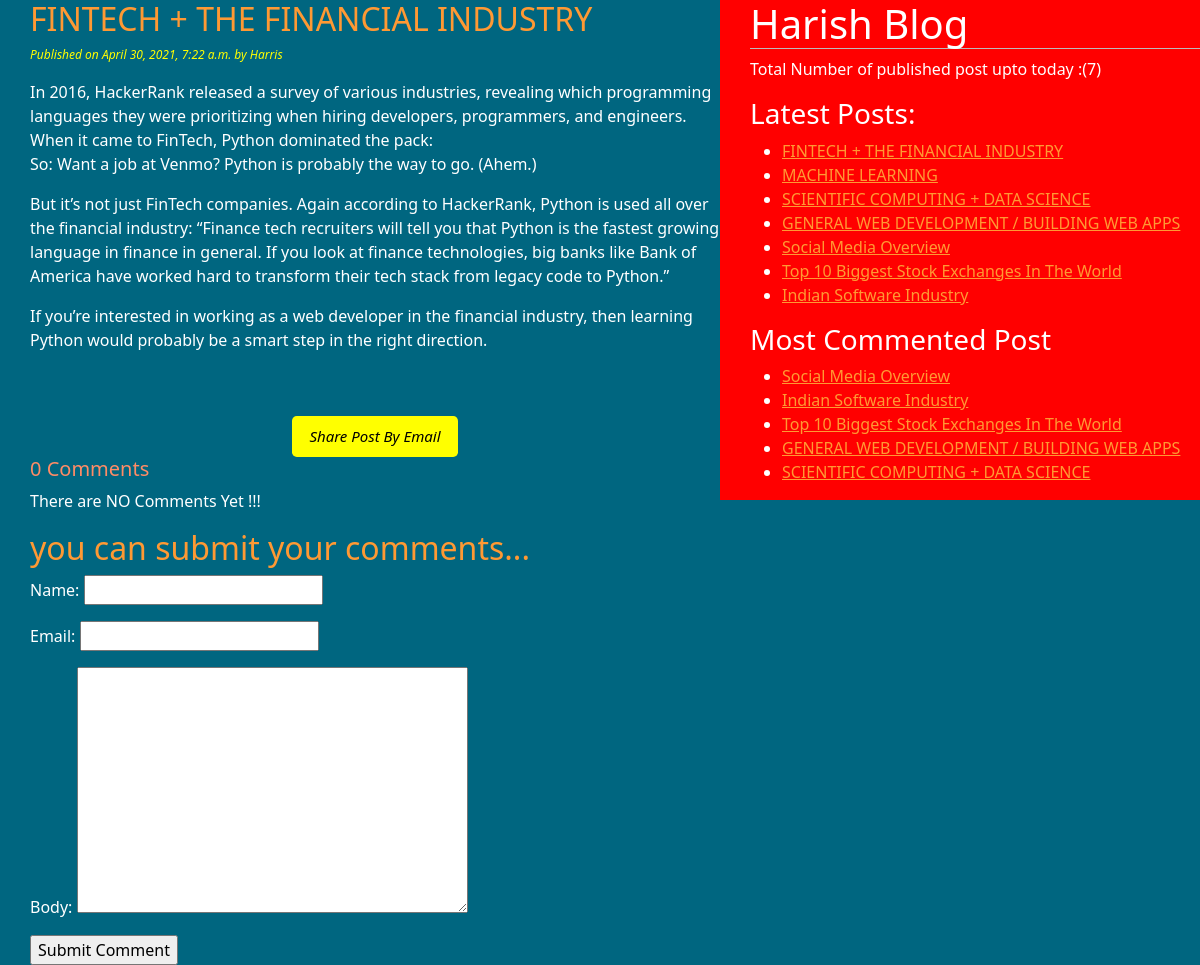
Page /30/04/2021/fintech-financial-industry/ on the committed database.
### blogapp/models.py (models this page shows, shortened)
class Post(models.Model):
    STATUS_CHOICES = (('draft','Draft'),('published','Published'))
    title = models.CharField(max_length = 250)
    slug = models.SlugField(max_length = 250,unique_for_date = 'publish')
    author = models.ForeignKey(User,related_name ='blog_posts',on_delete =models.CASCADE)
    body = models.TextField()
    publish = models.DateTimeField(default = timezone.now)
    created = models.DateTimeField(auto_now_add = True)
    updated = models.DateTimeField(auto_now = True)
    status = models.CharField(max_length = 10,choices = STATUS_CHOICES,default='draft')
    objects = CustomManager()
    tags = TaggableManager()
    class Meta:
        ordering = ('-publish',)
    def get_absolute_url(self):
        return reverse('post_detail',args=[self.publish.strftime('%d'),self.publish.strftime('%m'),self.publish.year,self.slug])

### blogapp/views.py (the view)
# urls.py: path('<int:day>/<int:month>/<int:year>/<slug:post>/',views.post_detail_view,name = 'post_detail'),
def post_detail_view(request,year,month,day,post):
    post = get_object_or_404(Post,slug=post,
                            status='published',
                            publish__year=year,
                            publish__month=month,
                            publish__day = day)
    comments=post.comments.filter(active=True)
    csubmit=False
    if request.method=='POST':
        form=CommentForm(request.POST)
        if form.is_valid():
            new_comment=form.save(commit=False)
            new_comment.post=post
            new_comment.save()
            csubmit=True
    else:
        form=CommentForm()
    return render(request,'testapp/post_detail.html',{'post':post,'form':form,'csubmit':csubmit,'comments':comments})

### blogapp/forms.py
class CommentForm(forms.ModelForm):
    class Meta:
        model = Comment
        fields = ('name','email','body')

### blogapp/models.py (called while the page is built)
    def get_queryset(self):
        return super().get_queryset().filter(status='published')

### blogapp/templatetags/blog_tags.py (called while the page is built)
@register.simple_tag(name= 'my_tag')
def total_posts():
    return Post.objects.count()

@register.inclusion_tag('testapp/latest_post123.html')
def show_latest_post(count=3): #default count value is 3
    latest_post = Post.objects.order_by('-publish')[:count]
    return {'latest_post':latest_post}

@register.simple_tag
def get_most_commented_posts(count=5):
    return Post.objects.annotate(total_comments=Count('comments')).order_by('-total_comments')[:count]

### templates/testapp/post_detail.html (shortened to what this page needs)
<!DOCTYPE html>
{%extends 'testapp/base.html'%}
  {%block content%}
     <h2>{{post.title}}</h2>
    <p id = 'date'> Published on {{post.publish}} by {{post.author|title}}</p>
    {{post.body|linebreaks}}<br><br>
    <div class="container" align = 'center'>
      <a href="/{{post.id}}/share" class="btn btn-lg btn- success" >Share Post By Email</a>
     </div>
       {% with comments.count as comments_count %}
       <h5>{{comments_count}} Comment{{comments_count|pluralize}}</h5>
       {% endwith%}
              {%if comments %}
              {%for comment in comments %}
              <p id='ch'> comment {{forloop.counter}} by {{comment.name}} on  {{comment.created}}</p>
               <div class="cb">{{comment.body|linebreaks}}</div>
      {%endfor%}
      <hr>
      {%else%}
        <p>There are NO Comments Yet !!!</p>
      {%endif%}
      {%if csubmit %}
       <h2>Your Comment Added Succefully</h2>
      {%else%}
      <h2>you can submit your comments...</h2>
     <form method="post">
        {{form.as_p}}
       <input type="submit" name="" value="Submit Comment">
     </form>
  {%endif%}
  {%endblock%}

### templates/testapp/base.html (shortened to what this page needs)
<!DOCTYPE html>
{%load blog_tags%}
{%load static%}
<html lang="en" dir="ltr">
  <head>
    <link href="https://cdn.jsdelivr.net/npm/bootstrap@5.0.0-beta3/dist/css/bootstrap.min.css" rel="stylesheet"
>
    <link rel="stylesheet" href="{% static "css/blog1.css" %}">
  </head>
  <body>
    <div class="content">
      {%block content%}{%endblock%}
   </div>
    <div class="sidebar">
        <h1>Harish Blog</h1>
        <p>Total Number of published post upto today :({%my_tag%})</p>
        <h3>Latest Posts:</h3>{%show_latest_post 100%}
        <h3>Most Commented Post</h3>
        {% get_most_commented_posts as most_commented_posts%}
        <ul>
          {%for post in most_commented_posts%}
          <li><a href="{{post.get_absolute_url}}"> {{post.title}}</a></li>
          {%endfor%}
        </ul>
      </div>
  </body>
</html>

### templates/testapp/latest_post123.html
<ul>
  {%for post in latest_post%}
  <li><a href="{{post.get_absolute_url}}"> {{post.title}}</a></li>
  {%endfor%}
</ul>

### static/css/blog1.css (style rules this page uses)
.content { float:left; width:60%; padding:0 0 0 30px; background: #006680; height: 100%; }
.sidebar { float:right; width:40%; padding:0 0 0 30px; background: #ff0000; height: 100%; }
h1 { border-bottom: 1px solid #bbb; padding-bottom: : 20px; }
h2 { color: #ff9933; }
h5 { color: #ff8c66; }
#date { color:yellow; font-size:12px; font-style: italic; }
body { background: #006680; color:white; }
a { color:#ff9933; }
.btn { font-style: italic; background-color: yellow; color: black; text-align: center; font-size: 15px; }

### rows in the picture
Post: publish "April 30, 2021, 7:22 a.m.", author "Harris", body "In 2016, HackerRank released a survey of various industries, revealing which programming languages they were prioritizing when hiring developers, programmers, and engineers. When it came to FinTech, Python dominated the pack: So: Want a job at Venmo? Python is probably the way to go. (Ahem.) But it’s not just FinTech companies. Again according to HackerRank, Python is used all over the financial industry: “Finance tech recruiters will tell you that Python is the fastest growing language in finance in general. If you look at finance technologies, big banks like Bank of America have worked hard to transform their tech stack from legacy code to Python.” If you’re interested in working as a web…", title "FINTECH + THE FINANCIAL INDUSTRY"
Post: title "MACHINE LEARNING"
Post: title "SCIENTIFIC COMPUTING + DATA SCIENCE"
Post: title "GENERAL WEB DEVELOPMENT / BUILDING WEB APPS"
Post: title "Social Media Overview"
Post: title "Top 10 Biggest Stock Exchanges In The World"
Post: title "Indian Software Industry"

### other values in the picture
{{ comments_count }} "0"
